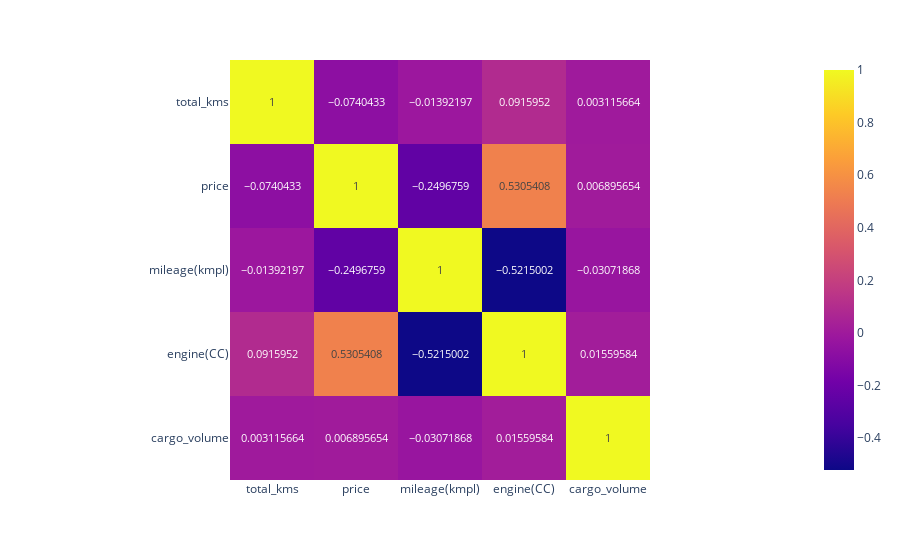

Notebook code for this chart:
### Code cell
fig = px.imshow(corr_data, text_auto = True)
fig.show()

### Figure 1 — Plotly figure (JSON) as saved in the notebook; plotly's stock layout.template omitted (floating-point values rounded to 4 significant figures)
{"data": [{"coloraxis": "coloraxis", "hovertemplate": "x: %{x}<br>y: %{y}<br>color: %{z}<extra></extra>", "name": "0", "texttemplate": "%{z}", "type": "heatmap", "x": ["total_kms", "price", "mileage(kmpl)", "engine(CC)", "cargo_volume"], "xaxis": "x", "y": ["total_kms", "price", "mileage(kmpl)", "engine(CC)", "cargo_volume"], "yaxis": "y", "z": [[1, -0.07404, -0.01392, 0.0916, 0.003116], [-0.07404, 1, -0.2497, 0.5305, 0.006896], [-0.01392, -0.2497, 1, -0.5215, -0.03072], [0.0916, 0.5305, -0.5215, 1, 0.0156], [0.003116, 0.006896, -0.03072, 0.0156, 1]]}], "layout": {"coloraxis": {"colorscale": [[0, "#0d0887"], [0.1111, "#46039f"], [0.2222, "#7201a8"], [0.3333, "#9c179e"], [0.4444, "#bd3786"], [0.5556, "#d8576b"], [0.6667, "#ed7953"], [0.7778, "#fb9f3a"], [0.8889, "#fdca26"], [1, "#f0f921"]]}, "margin": {"t": 60}, "xaxis": {"anchor": "y", "constrain": "domain", "domain": [0, 1], "scaleanchor": "y"}, "yaxis": {"anchor": "x", "autorange": "reversed", "constrain": "domain", "domain": [0, 1]}}}
